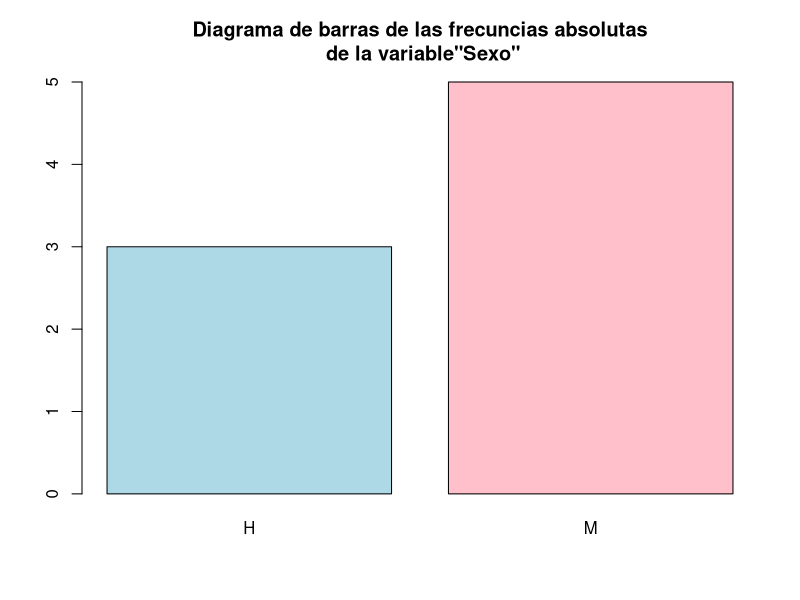
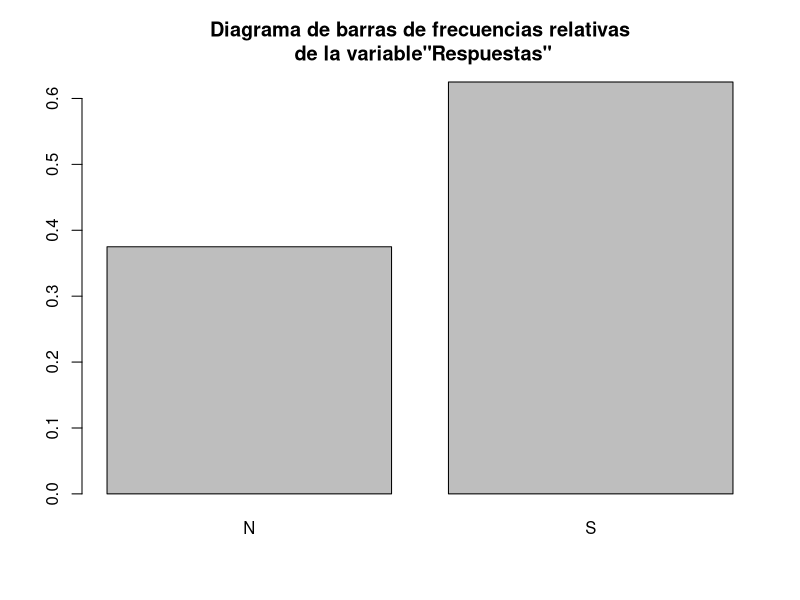
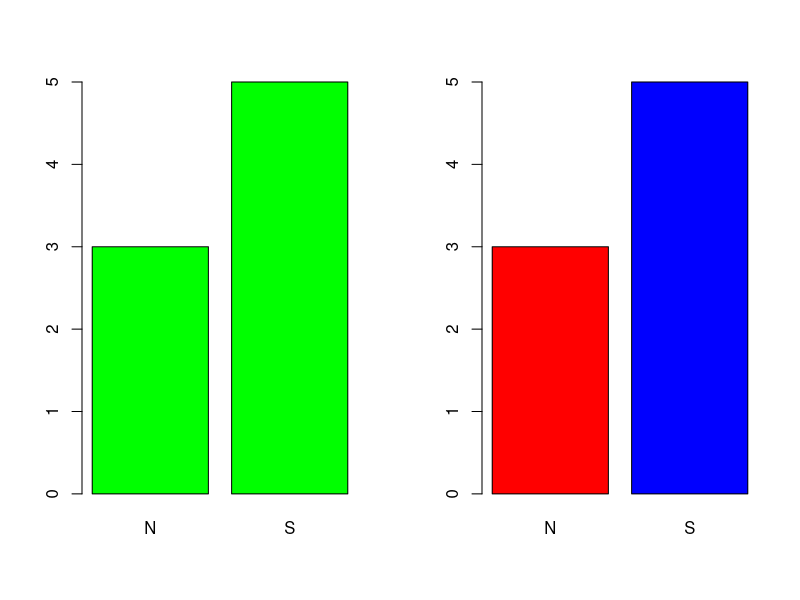

Source code (R) for these figures, in order: (Note: this script raises an error after producing the figures.)
## ---- chunk 1
Sexo=factor(c("H","M","M","M","H","H","M","M"))
barplot(table(Sexo),col = c("lightblue","pink"),main = "Diagrama de barras de las frecuncias absolutas\n de la variable\"Sexo\"")
## ---- chunk 2
ans=factor(c("S","N","S","S","S","N","N","S"))
barplot(prop.table(table(ans)), main = "Diagrama de barras de frecuencias relativas\n de la variable\"Respuestas\"")

#admite funciones plot xlab, ylab.
## ---- chunk 3
par(mfrow=c(1,2))
barplot(table(ans), col=c("green"))
barplot(table(ans), col=c("red","blue"))
## ---- chunk 4
barplot(table(x),horiz = TRUE)
## ---- chunk 5
barplot(table(Sexo,ans), legend.text = TRUE)
barplot(table(Sexo,ans),beside=TRUE, legend.text = TRUE)
barplot(table(ans,Sexo),beside = TRUE,names=c("Men","Women"),col =c("yellow","lightblue") , legend.text = c("No","Yes"))
